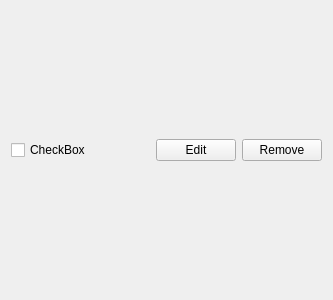
<?xml version="1.0" encoding="UTF-8"?>
<ui version="4.0">
 <class>Task</class>
 <widget class="QWidget" name="Task">
  <property name="geometry">
   <rect>
    <x>0</x>
    <y>0</y>
    <width>333</width>
    <height>300</height>
   </rect>
  </property>
  <property name="windowTitle">
   <string>Form</string>
  </property>
  <layout class="QHBoxLayout" name="horizontalLayout">
   <item>
    <widget class="QCheckBox" name="checkbox">
     <property name="text">
      <string>CheckBox</string>
     </property>
    </widget>
   </item>
   <item>
    <spacer name="horizontalSpacer">
     <property name="orientation">
      <enum>Qt::Horizontal</enum>
     </property>
     <property name="sizeHint" stdset="0">
      <size>
       <width>40</width>
       <height>20</height>
      </size>
     </property>
    </spacer>
   </item>
   <item>
    <widget class="QPushButton" name="editButton">
     <property name="text">
      <string>Edit</string>
     </property>
    </widget>
   </item>
   <item>
    <widget class="QPushButton" name="removeButton">
     <property name="text">
      <string>Remove</string>
     </property>
    </widget>
   </item>
  </layout>
 </widget>
 <resources/>
 <connections/>
</ui>
